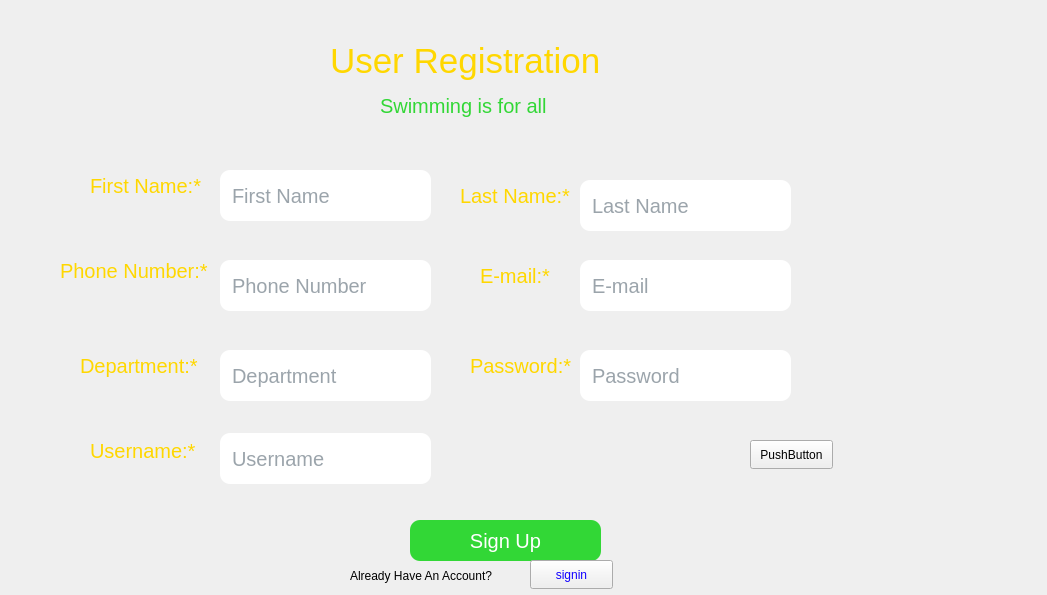
<?xml version="1.0" encoding="UTF-8"?>
<ui version="4.0">
 <class>register</class>
 <widget class="QDialog" name="register">
  <property name="geometry">
   <rect>
    <x>0</x>
    <y>0</y>
    <width>1047</width>
    <height>595</height>
   </rect>
  </property>
  <property name="windowTitle">
   <string>Dialog</string>
  </property>
  <widget class="QLineEdit" name="firstname">
   <property name="geometry">
    <rect>
     <x>220</x>
     <y>170</y>
     <width>211</width>
     <height>51</height>
    </rect>
   </property>
   <property name="styleSheet">
    <string notr="true">#firstname{
padding:10px;
background-color:#fff;
border-radius:10px;
font-size:20px;
color:#374957;
}
#firstname:focus{
background-color:#E3E8F0;
}</string>
   </property>
   <property name="placeholderText">
    <string>First Name</string>
   </property>
  </widget>
  <widget class="QLineEdit" name="lastname">
   <property name="geometry">
    <rect>
     <x>580</x>
     <y>180</y>
     <width>211</width>
     <height>51</height>
    </rect>
   </property>
   <property name="styleSheet">
    <string notr="true">#lastname{
padding:10px;
background-color:#fff;
border-radius:10px;
font-size:20px;
color:#374957;
}
#lastname:focus{
background-color:#E3E8F0;
}</string>
   </property>
   <property name="placeholderText">
    <string>Last Name</string>
   </property>
  </widget>
  <widget class="QLineEdit" name="email">
   <property name="geometry">
    <rect>
     <x>580</x>
     <y>260</y>
     <width>211</width>
     <height>51</height>
    </rect>
   </property>
   <property name="styleSheet">
    <string notr="true">#email{
padding:10px;
background-color:#fff;
border-radius:10px;
font-size:20px;
color:#374957;
}
#email:focus{
background-color:#E3E8F0;
}</string>
   </property>
   <property name="placeholderText">
    <string>E-mail</string>
   </property>
  </widget>
  <widget class="QLabel" name="label_4">
   <property name="geometry">
    <rect>
     <x>60</x>
     <y>250</y>
     <width>151</width>
     <height>41</height>
    </rect>
   </property>
   <property name="styleSheet">
    <string notr="true">font-size:20px;
color:gold;</string>
   </property>
   <property name="text">
    <string>Phone Number:*</string>
   </property>
  </widget>
  <widget class="QLabel" name="label_2">
   <property name="geometry">
    <rect>
     <x>380</x>
     <y>90</y>
     <width>251</width>
     <height>31</height>
    </rect>
   </property>
   <property name="styleSheet">
    <string notr="true">font-size:20px;
background-color:transparent;
color:#32D736;</string>
   </property>
   <property name="text">
    <string>Swimming is for all</string>
   </property>
  </widget>
  <widget class="QLabel" name="label_5">
   <property name="geometry">
    <rect>
     <x>80</x>
     <y>350</y>
     <width>141</width>
     <height>31</height>
    </rect>
   </property>
   <property name="styleSheet">
    <string notr="true">font-size:20px;
color:gold;</string>
   </property>
   <property name="text">
    <string>Department:*</string>
   </property>
  </widget>
  <widget class="QLabel" name="label_7">
   <property name="geometry">
    <rect>
     <x>460</x>
     <y>180</y>
     <width>111</width>
     <height>31</height>
    </rect>
   </property>
   <property name="styleSheet">
    <string notr="true">font-size:20px;
color:gold;</string>
   </property>
   <property name="text">
    <string>Last Name:*</string>
   </property>
  </widget>
  <widget class="QLabel" name="label_9">
   <property name="geometry">
    <rect>
     <x>470</x>
     <y>350</y>
     <width>101</width>
     <height>31</height>
    </rect>
   </property>
   <property name="styleSheet">
    <string notr="true">font-size:20px;
color:gold;</string>
   </property>
   <property name="text">
    <string>Password:*</string>
   </property>
  </widget>
  <widget class="QLabel" name="label_6">
   <property name="geometry">
    <rect>
     <x>90</x>
     <y>430</y>
     <width>111</width>
     <height>41</height>
    </rect>
   </property>
   <property name="styleSheet">
    <string notr="true">font-size:20px;
color:gold;</string>
   </property>
   <property name="text">
    <string>Username:*</string>
   </property>
  </widget>
  <widget class="QLabel" name="label_10">
   <property name="geometry">
    <rect>
     <x>350</x>
     <y>560</y>
     <width>181</width>
     <height>31</height>
    </rect>
   </property>
   <property name="text">
    <string>Already Have An Account?</string>
   </property>
  </widget>
  <widget class="QLabel" name="label_8">
   <property name="geometry">
    <rect>
     <x>480</x>
     <y>260</y>
     <width>91</width>
     <height>31</height>
    </rect>
   </property>
   <property name="styleSheet">
    <string notr="true">font-size:20px;
color:gold;</string>
   </property>
   <property name="text">
    <string>E-mail:*</string>
   </property>
  </widget>
  <widget class="QLineEdit" name="phno">
   <property name="geometry">
    <rect>
     <x>220</x>
     <y>260</y>
     <width>211</width>
     <height>51</height>
    </rect>
   </property>
   <property name="styleSheet">
    <string notr="true">#phno{
padding:10px;
background-color:#fff;
border-radius:10px;
font-size:20px;
color:#374957;
}
#phno:focus{
background-color:#E3E8F0;
}</string>
   </property>
   <property name="placeholderText">
    <string>Phone Number</string>
   </property>
  </widget>
  <widget class="QPushButton" name="pushbtn">
   <property name="geometry">
    <rect>
     <x>410</x>
     <y>520</y>
     <width>191</width>
     <height>41</height>
    </rect>
   </property>
   <property name="styleSheet">
    <string notr="true">#pushbtn{
background-color:#32D736;
border-radius:10px;
color:#fff;
font-size:20px;
padding:8px;

}
#pushbtn:hover{
background-color:#34E038;
}</string>
   </property>
   <property name="text">
    <string>Sign Up</string>
   </property>
  </widget>
  <widget class="QLineEdit" name="password">
   <property name="geometry">
    <rect>
     <x>580</x>
     <y>350</y>
     <width>211</width>
     <height>51</height>
    </rect>
   </property>
   <property name="styleSheet">
    <string notr="true">#password{
padding:10px;
background-color:#fff;
border-radius:10px;
font-size:20px;
color:#374957;
}
#password:focus{
background-color:#E3E8F0;
}</string>
   </property>
   <property name="echoMode">
    <enum>QLineEdit::Password</enum>
   </property>
   <property name="placeholderText">
    <string>Password</string>
   </property>
  </widget>
  <widget class="QLabel" name="label">
   <property name="geometry">
    <rect>
     <x>330</x>
     <y>40</y>
     <width>321</width>
     <height>41</height>
    </rect>
   </property>
   <property name="styleSheet">
    <string notr="true">color:gold;
font-size: 35px;</string>
   </property>
   <property name="text">
    <string>User Registration</string>
   </property>
  </widget>
  <widget class="QPushButton" name="signin">
   <property name="geometry">
    <rect>
     <x>530</x>
     <y>560</y>
     <width>83</width>
     <height>29</height>
    </rect>
   </property>
   <property name="styleSheet">
    <string notr="true">
color:#1100ff;
</string>
   </property>
   <property name="text">
    <string>signin</string>
   </property>
  </widget>
  <widget class="QLabel" name="label_3">
   <property name="geometry">
    <rect>
     <x>90</x>
     <y>170</y>
     <width>111</width>
     <height>31</height>
    </rect>
   </property>
   <property name="styleSheet">
    <string notr="true">font-size:20px;
color:gold;</string>
   </property>
   <property name="text">
    <string>First Name:*</string>
   </property>
  </widget>
  <widget class="QLineEdit" name="department">
   <property name="geometry">
    <rect>
     <x>220</x>
     <y>350</y>
     <width>211</width>
     <height>51</height>
    </rect>
   </property>
   <property name="styleSheet">
    <string notr="true">#department{
padding:10px;
background-color:#fff;
border-radius:10px;
font-size:20px;
color:#374957;
}
#department:focus{
background-color:#E3E8F0;
}</string>
   </property>
   <property name="placeholderText">
    <string>Department</string>
   </property>
  </widget>
  <widget class="QLineEdit" name="username">
   <property name="geometry">
    <rect>
     <x>220</x>
     <y>433</y>
     <width>211</width>
     <height>51</height>
    </rect>
   </property>
   <property name="styleSheet">
    <string notr="true">#username{
padding:10px;
background-color:#fff;
border-radius:10px;
font-size:20px;
color:#374957;
}
#username:focus{
background-color:#E3E8F0;
}</string>
   </property>
   <property name="placeholderText">
    <string>Username</string>
   </property>
  </widget>
  <widget class="QPushButton" name="pushButton">
   <property name="geometry">
    <rect>
     <x>750</x>
     <y>440</y>
     <width>83</width>
     <height>29</height>
    </rect>
   </property>
   <property name="text">
    <string>PushButton</string>
   </property>
  </widget>
 </widget>
 <resources/>
 <connections/>
</ui>
